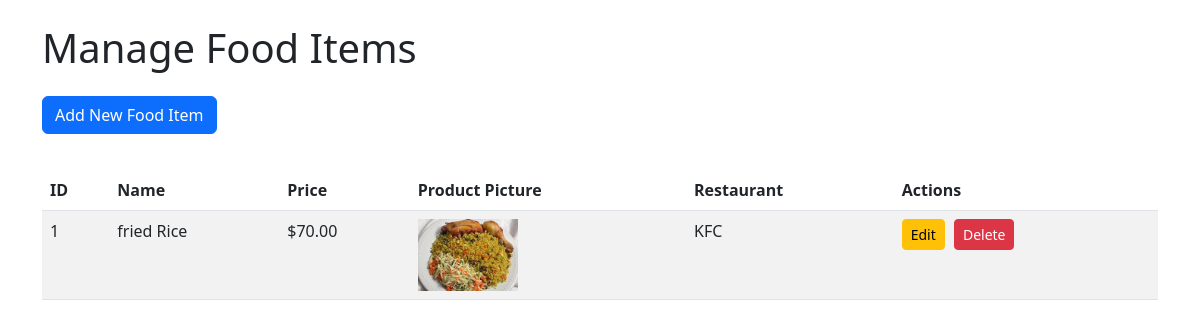
Page /admin/food_items (signed in) on the committed database.
### main.py (models this page shows)
class FoodItem(db.Model):
    id = db.Column(db.Integer, primary_key=True)
    name = db.Column(db.String(100))
    price = db.Column(db.Float)
    product_picture = db.Column(db.String(1000), nullable=True)
    restaurant_id = db.Column(db.Integer, db.ForeignKey('restaurant.id'))
    restaurant = db.relationship('Restaurant', back_populates='food_items', lazy=True)

class Restaurant(db.Model):
    id = db.Column(db.Integer, primary_key=True)
    name = db.Column(db.String(100))
    address = db.Column(db.String(200))
    product_picture = db.Column(db.String(1000), nullable=True)
    orders = db.relationship('Order', back_populates='restaurant', lazy=True)
    food_items = db.relationship('FoodItem', back_populates='restaurant', lazy=True)

### main.py (the view)
@app.route('/admin/food_items')
@login_required
@admin_required
def admin_food_items():
    food_items = FoodItem.query.options(joinedload(FoodItem.restaurant)).all()
    restaurants = Restaurant.query.all()
    return render_template('admin/food_items.html', food_items=food_items, restaurants=restaurants)

### main.py (called while the page is built)
@login_manager.user_loader
def load_user(user_id):
    return User.query.get(int(user_id))

def admin_required(f):
    @wraps(f)
    def decorated_function(*args, **kwargs):
        if not current_user.is_authenticated or not current_user.is_admin:
            flash('Admin access required.', 'danger')
            return redirect(url_for('login'))
        return f(*args, **kwargs)
    return decorated_function

### templates/admin/food_items.html (shortened to what this page needs)
<!DOCTYPE html>
<html lang="en">
<head>
    <link href="https://cdn.jsdelivr.net/npm/bootstrap@5.3.0/dist/css/bootstrap.min.css" rel="stylesheet">
</head>
<body>
    <div class="container">
        <h1 class="my-4">Manage Food Items</h1>
        <button type="button" class="btn btn-primary mb-3" data-bs-toggle="modal" data-bs-target="#createFoodItemModal">
            Add New Food Item
        </button>
        <div class="table-container">
            <table class="table table-striped">
                <thead>
                    <tr>
                        <th>ID</th>
                        <th>Name</th>
                        <th>Price</th>
                        <th>Product Picture</th>
                        <th>Restaurant</th>
                        <th>Actions</th>
                    </tr>
                </thead>
                <tbody>
                    {% for food_item in food_items %}
                    <tr>
                        <td>{{ food_item.id }}</td>
                        <td>{{ food_item.name }}</td>
                        <td>{{ "${:,.2f}".format(food_item.price) }}</td>
                        <td>
                            {% if food_item.product_picture %}
                                <img src="{{ url_for('uploaded_file', filename=food_item.product_picture) }}" alt="Product Image" width="100">
                            {% else %}
                                No Image
                            {% endif %}
                        </td>
                        <td>{{ food_item.restaurant.name }}</td>
                        <td>
                            <button type="button" class="btn btn-warning btn-sm action-btn" data-bs-toggle="modal" data-bs-target="#editFoodItemModal"
                                    onclick="populateEditForm('{{ food_item.id }}', '{{ food_item.name }}', '{{ food_item.price }}', '{{ food_item.product_picture}}', '{{ food_item.restaurant_id }}')">
                                Edit
                            </button>
                            <form action="{{ url_for('delete_food_item', id=food_item.id) }}" method="POST" style="display:inline;" onsubmit="return confirm('Are you sure you want to delete {{ food_item.name }}?');">
                                <button type="submit" class="btn btn-danger btn-sm action-btn">Delete</button>
                            </form>
                        </td>
                    </tr>
                    {% else %}
                    <tr>
                        <td colspan="6" class="text-center">No food items found.</td>
                    </tr>
                    {% endfor %}
                </tbody>
            </table>
        </div>
    </div>
</body>
</html>

### templates/admin/food_items.html (style rules this page uses)
.table-container { margin-top: 20px; }
.action-btn { margin-right: 5px; }

### rows in the picture
FoodItem: id "1", name "fried Rice", price "$70.00", product_picture (picture), restaurant.name "KFC"
